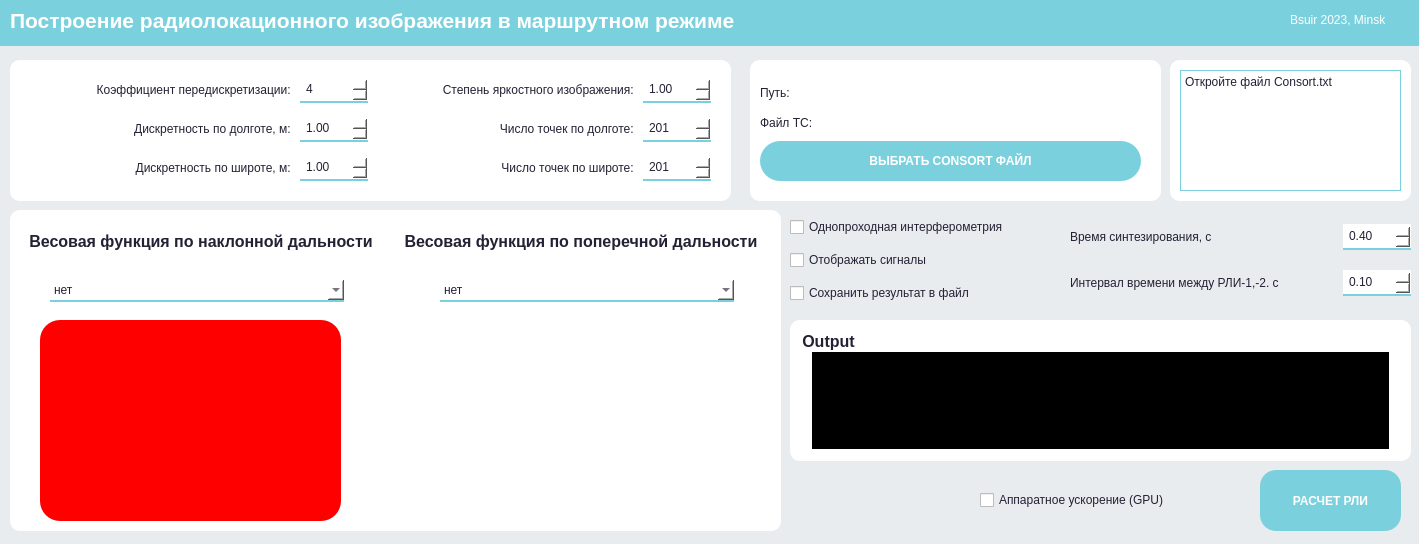
<?xml version="1.0" encoding="UTF-8"?>
<ui version="4.0">
 <class>Widget</class>
 <widget class="QWidget" name="Widget">
  <property name="geometry">
   <rect>
    <x>0</x>
    <y>0</y>
    <width>1419</width>
    <height>544</height>
   </rect>
  </property>
  <property name="minimumSize">
   <size>
    <width>1419</width>
    <height>544</height>
   </size>
  </property>
  <property name="maximumSize">
   <size>
    <width>1419</width>
    <height>544</height>
   </size>
  </property>
  <property name="windowTitle">
   <string>Widget</string>
  </property>
  <property name="styleSheet">
   <string notr="true">#Widget{
background: #e9ecef;
}
*{
color: #232134;
box-sizing: border-box;
}
#Start, #upload{
	background: #7AD1DD;
	border-radius: 20px;
	transition-duration: 1s;
	cursor: pointer;
	color: white;
	font-weight: 700;
}
#Start:hover{
background: #5cb3bf;
}
#upload:hover{
background: #5cb3bf;
}
.QSpinBox, QDoubleSpinBox{
max-width: 60px;
border: none;
border-radius: 20px;
outline: none;
background: white;
border-bottom: 2px solid #7AD1DD;
padding: 4px;
}
.QFrame{
background:white;
border-radius: 10px;


}
.QGroupBox{
border: none;
font-size: 16px;
font-weight: 700;
}
QComboBox{
border: none;
border-radius: 20px;
outline: none;
background: white;
border-bottom: 2px solid #7AD1DD;
padding: 4px;
}
</string>
  </property>
  <widget class="QPushButton" name="Start">
   <property name="geometry">
    <rect>
     <x>1260</x>
     <y>470</y>
     <width>141</width>
     <height>61</height>
    </rect>
   </property>
   <property name="styleSheet">
    <string notr="true">border-radius: 16px;</string>
   </property>
   <property name="text">
    <string>РАСЧЕТ РЛИ</string>
   </property>
  </widget>
  <widget class="QFrame" name="frame_2">
   <property name="geometry">
    <rect>
     <x>-30</x>
     <y>-10</y>
     <width>1471</width>
     <height>56</height>
    </rect>
   </property>
   <property name="maximumSize">
    <size>
     <width>9999999</width>
     <height>16777215</height>
    </size>
   </property>
   <property name="styleSheet">
    <string notr="true">background: #7AD1DD;
color: white;</string>
   </property>
   <property name="frameShape">
    <enum>QFrame::StyledPanel</enum>
   </property>
   <property name="frameShadow">
    <enum>QFrame::Raised</enum>
   </property>
   <widget class="QLabel" name="label_2">
    <property name="geometry">
     <rect>
      <x>40</x>
      <y>10</y>
      <width>1101</width>
      <height>41</height>
     </rect>
    </property>
    <property name="font">
     <font>
      <pointsize>16</pointsize>
      <bold>true</bold>
     </font>
    </property>
    <property name="text">
     <string>Построение радиолокационного изображения в маршрутном режиме</string>
    </property>
   </widget>
   <widget class="QLabel" name="label_3">
    <property name="geometry">
     <rect>
      <x>1320</x>
      <y>20</y>
      <width>121</width>
      <height>20</height>
     </rect>
    </property>
    <property name="text">
     <string>Bsuir 2023, Minsk</string>
    </property>
   </widget>
  </widget>
  <widget class="QWidget" name="verticalLayoutWidget_2">
   <property name="geometry">
    <rect>
     <x>790</x>
     <y>210</y>
     <width>276</width>
     <height>101</height>
    </rect>
   </property>
   <layout class="QVBoxLayout" name="verticalLayout_4">
    <item>
     <widget class="QCheckBox" name="checkBox">
      <property name="text">
       <string>Однопроходная интерферометрия</string>
      </property>
     </widget>
    </item>
    <item>
     <widget class="QCheckBox" name="FlagViewSignal">
      <property name="text">
       <string>Отображать сигналы</string>
      </property>
     </widget>
    </item>
    <item>
     <widget class="QCheckBox" name="FlagWriteRli">
      <property name="text">
       <string>Сохранить результат в файл</string>
      </property>
     </widget>
    </item>
   </layout>
  </widget>
  <widget class="QFrame" name="frame">
   <property name="geometry">
    <rect>
     <x>10</x>
     <y>60</y>
     <width>721</width>
     <height>141</height>
    </rect>
   </property>
   <property name="frameShape">
    <enum>QFrame::StyledPanel</enum>
   </property>
   <property name="frameShadow">
    <enum>QFrame::Raised</enum>
   </property>
   <widget class="QWidget" name="horizontalLayoutWidget_4">
    <property name="geometry">
     <rect>
      <x>20</x>
      <y>10</y>
      <width>681</width>
      <height>120</height>
     </rect>
    </property>
    <layout class="QHBoxLayout" name="horizontalLayout_4">
     <item>
      <layout class="QVBoxLayout" name="verticalLayout_2">
       <item>
        <layout class="QHBoxLayout" name="horizontalLayout_5">
         <item>
          <widget class="QLabel" name="label_4">
           <property name="text">
            <string>Коэффициент передискретизации: </string>
           </property>
           <property name="alignment">
            <set>Qt::AlignRight|Qt::AlignTrailing|Qt::AlignVCenter</set>
           </property>
          </widget>
         </item>
         <item>
          <widget class="QSpinBox" name="Kss">
           <property name="styleSheet">
            <string notr="true"/>
           </property>
           <property name="value">
            <number>4</number>
           </property>
          </widget>
         </item>
        </layout>
       </item>
       <item>
        <layout class="QHBoxLayout" name="horizontalLayout_6">
         <item>
          <widget class="QLabel" name="label_5">
           <property name="text">
            <string>Дискретность по долготе, м: </string>
           </property>
           <property name="alignment">
            <set>Qt::AlignRight|Qt::AlignTrailing|Qt::AlignVCenter</set>
           </property>
          </widget>
         </item>
         <item>
          <widget class="QDoubleSpinBox" name="dxsint">
           <property name="value">
            <double>1.000000000000000</double>
           </property>
          </widget>
         </item>
        </layout>
       </item>
       <item>
        <layout class="QHBoxLayout" name="horizontalLayout_7">
         <item>
          <widget class="QLabel" name="label_6">
           <property name="text">
            <string>Дискретность по широте, м: </string>
           </property>
           <property name="alignment">
            <set>Qt::AlignRight|Qt::AlignTrailing|Qt::AlignVCenter</set>
           </property>
          </widget>
         </item>
         <item>
          <widget class="QDoubleSpinBox" name="dysint">
           <property name="value">
            <double>1.000000000000000</double>
           </property>
          </widget>
         </item>
        </layout>
       </item>
      </layout>
     </item>
     <item>
      <layout class="QVBoxLayout" name="verticalLayout_3">
       <item>
        <layout class="QHBoxLayout" name="horizontalLayout_8">
         <item>
          <widget class="QLabel" name="label_7">
           <property name="text">
            <string>Степень яркостного изображения: </string>
           </property>
           <property name="alignment">
            <set>Qt::AlignRight|Qt::AlignTrailing|Qt::AlignVCenter</set>
           </property>
          </widget>
         </item>
         <item>
          <widget class="QDoubleSpinBox" name="StepBright">
           <property name="value">
            <double>1.000000000000000</double>
           </property>
          </widget>
         </item>
        </layout>
       </item>
       <item>
        <layout class="QHBoxLayout" name="horizontalLayout_9">
         <item>
          <widget class="QLabel" name="label_8">
           <property name="text">
            <string>Число точек по долготе: </string>
           </property>
           <property name="alignment">
            <set>Qt::AlignRight|Qt::AlignTrailing|Qt::AlignVCenter</set>
           </property>
          </widget>
         </item>
         <item>
          <widget class="QSpinBox" name="Nxsint">
           <property name="maximum">
            <number>1000</number>
           </property>
           <property name="value">
            <number>201</number>
           </property>
          </widget>
         </item>
        </layout>
       </item>
       <item>
        <layout class="QHBoxLayout" name="horizontalLayout_10">
         <item>
          <widget class="QLabel" name="label_9">
           <property name="text">
            <string>Число точек по широте: </string>
           </property>
           <property name="alignment">
            <set>Qt::AlignRight|Qt::AlignTrailing|Qt::AlignVCenter</set>
           </property>
          </widget>
         </item>
         <item>
          <widget class="QSpinBox" name="Nysint">
           <property name="maximum">
            <number>1000</number>
           </property>
           <property name="value">
            <number>201</number>
           </property>
          </widget>
         </item>
        </layout>
       </item>
      </layout>
     </item>
    </layout>
   </widget>
  </widget>
  <widget class="QFrame" name="frame_3">
   <property name="geometry">
    <rect>
     <x>750</x>
     <y>60</y>
     <width>411</width>
     <height>141</height>
    </rect>
   </property>
   <property name="frameShape">
    <enum>QFrame::StyledPanel</enum>
   </property>
   <property name="frameShadow">
    <enum>QFrame::Raised</enum>
   </property>
   <widget class="QWidget" name="verticalLayoutWidget">
    <property name="geometry">
     <rect>
      <x>10</x>
      <y>20</y>
      <width>381</width>
      <height>101</height>
     </rect>
    </property>
    <layout class="QVBoxLayout" name="verticalLayout">
     <item>
      <layout class="QHBoxLayout" name="horizontalLayout_2">
       <item>
        <widget class="QLabel" name="label">
         <property name="maximumSize">
          <size>
           <width>70</width>
           <height>16777215</height>
          </size>
         </property>
         <property name="text">
          <string>Путь:</string>
         </property>
        </widget>
       </item>
       <item>
        <widget class="QLabel" name="Path">
         <property name="styleSheet">
          <string notr="true">color: #7b7c88</string>
         </property>
         <property name="text">
          <string/>
         </property>
        </widget>
       </item>
      </layout>
     </item>
     <item>
      <layout class="QHBoxLayout" name="horizontalLayout_3">
       <item>
        <widget class="QLabel" name="file_name_label">
         <property name="maximumSize">
          <size>
           <width>70</width>
           <height>16777215</height>
          </size>
         </property>
         <property name="text">
          <string>Файл ТС:</string>
         </property>
        </widget>
       </item>
       <item>
        <widget class="QLabel" name="File_name">
         <property name="styleSheet">
          <string notr="true">color: #7b7c88</string>
         </property>
         <property name="text">
          <string/>
         </property>
        </widget>
       </item>
      </layout>
     </item>
     <item>
      <widget class="QPushButton" name="upload">
       <property name="styleSheet">
        <string notr="true">height: 40px;
border-radius: 20px</string>
       </property>
       <property name="text">
        <string>ВЫБРАТЬ CONSORT ФАЙЛ</string>
       </property>
      </widget>
     </item>
    </layout>
   </widget>
  </widget>
  <widget class="QFrame" name="frame_4">
   <property name="geometry">
    <rect>
     <x>10</x>
     <y>210</y>
     <width>771</width>
     <height>321</height>
    </rect>
   </property>
   <property name="frameShape">
    <enum>QFrame::StyledPanel</enum>
   </property>
   <property name="frameShadow">
    <enum>QFrame::Raised</enum>
   </property>
   <widget class="QGroupBox" name="TypeWinDn">
    <property name="geometry">
     <rect>
      <x>10</x>
      <y>20</y>
      <width>361</width>
      <height>311</height>
     </rect>
    </property>
    <property name="styleSheet">
     <string notr="true">background: white;
border-radius: 20px;</string>
    </property>
    <property name="title">
     <string>Весовая функция по наклонной дальности</string>
    </property>
    <property name="alignment">
     <set>Qt::AlignCenter</set>
    </property>
    <widget class="QLabel" name="IMAGE1">
     <property name="geometry">
      <rect>
       <x>20</x>
       <y>90</y>
       <width>301</width>
       <height>201</height>
      </rect>
     </property>
     <property name="styleSheet">
      <string notr="true">background: red;</string>
     </property>
     <property name="text">
      <string/>
     </property>
     <property name="pixmap">
      <pixmap>media/img-HUbuKO.png</pixmap>
     </property>
     <property name="scaledContents">
      <bool>true</bool>
     </property>
    </widget>
    <widget class="QComboBox" name="comboBox_Dn">
     <property name="geometry">
      <rect>
       <x>30</x>
       <y>50</y>
       <width>294</width>
       <height>22</height>
      </rect>
     </property>
     <item>
      <property name="text">
       <string>нет</string>
      </property>
     </item>
     <item>
      <property name="text">
       <string>косинус</string>
      </property>
     </item>
     <item>
      <property name="text">
       <string>косинус квадрат</string>
      </property>
     </item>
     <item>
      <property name="text">
       <string>Хемминга</string>
      </property>
     </item>
     <item>
      <property name="text">
       <string>Хеммига (третья степень)</string>
      </property>
     </item>
     <item>
      <property name="text">
       <string>Хеммига (четвертая степень)</string>
      </property>
     </item>
     <item>
      <property name="text">
       <string>Кайзера-Бесселя, alfa=2.7</string>
      </property>
     </item>
     <item>
      <property name="text">
       <string>Кайзера-Бесселя, alfa=3.1</string>
      </property>
     </item>
     <item>
      <property name="text">
       <string>Кайзера-Бесселя, alfa=3.5</string>
      </property>
     </item>
     <item>
      <property name="text">
       <string>Бэкмана-Херриса</string>
      </property>
     </item>
    </widget>
   </widget>
   <widget class="QGroupBox" name="TypeWinDp">
    <property name="geometry">
     <rect>
      <x>390</x>
      <y>20</y>
      <width>361</width>
      <height>311</height>
     </rect>
    </property>
    <property name="styleSheet">
     <string notr="true">background: white;
border-radius: 20px;</string>
    </property>
    <property name="title">
     <string>Весовая функция по поперечной дальности</string>
    </property>
    <property name="alignment">
     <set>Qt::AlignCenter</set>
    </property>
    <widget class="QLabel" name="IMAGE2">
     <property name="geometry">
      <rect>
       <x>30</x>
       <y>100</y>
       <width>301</width>
       <height>181</height>
      </rect>
     </property>
     <property name="styleSheet">
      <string notr="true"/>
     </property>
     <property name="text">
      <string/>
     </property>
     <property name="pixmap">
      <pixmap>media/8.png</pixmap>
     </property>
     <property name="scaledContents">
      <bool>true</bool>
     </property>
    </widget>
    <widget class="QComboBox" name="comboBox_Dp">
     <property name="geometry">
      <rect>
       <x>40</x>
       <y>50</y>
       <width>294</width>
       <height>22</height>
      </rect>
     </property>
     <item>
      <property name="text">
       <string>нет</string>
      </property>
     </item>
     <item>
      <property name="text">
       <string>косинус</string>
      </property>
     </item>
     <item>
      <property name="text">
       <string>косинус квадрат</string>
      </property>
     </item>
     <item>
      <property name="text">
       <string>Хемминга</string>
      </property>
     </item>
     <item>
      <property name="text">
       <string>Хеммига (третья степень)</string>
      </property>
     </item>
     <item>
      <property name="text">
       <string>Хеммига (четвертая степень)</string>
      </property>
     </item>
     <item>
      <property name="text">
       <string>Кайзера-Бесселя, alfa=2.7</string>
      </property>
     </item>
     <item>
      <property name="text">
       <string>Кайзера-Бесселя, alfa=3.1</string>
      </property>
     </item>
     <item>
      <property name="text">
       <string>Кайзера-Бесселя, alfa=3.5</string>
      </property>
     </item>
     <item>
      <property name="text">
       <string>Бэкмана-Херриса</string>
      </property>
     </item>
    </widget>
   </widget>
  </widget>
  <widget class="QFrame" name="frame_5">
   <property name="geometry">
    <rect>
     <x>1170</x>
     <y>60</y>
     <width>241</width>
     <height>141</height>
    </rect>
   </property>
   <property name="frameShape">
    <enum>QFrame::StyledPanel</enum>
   </property>
   <property name="frameShadow">
    <enum>QFrame::Raised</enum>
   </property>
   <widget class="QTextBrowser" name="RowsAndCulCount">
    <property name="geometry">
     <rect>
      <x>10</x>
      <y>10</y>
      <width>221</width>
      <height>121</height>
     </rect>
    </property>
    <property name="styleSheet">
     <string notr="true">border: 1px solid #7AD1DD;</string>
    </property>
    <property name="html">
     <string>&lt;!DOCTYPE HTML PUBLIC &quot;-//W3C//DTD HTML 4.0//EN&quot; &quot;http://www.w3.org/TR/REC-html40/strict.dtd&quot;&gt;
&lt;html&gt;&lt;head&gt;&lt;meta name=&quot;qrichtext&quot; content=&quot;1&quot; /&gt;&lt;meta charset=&quot;utf-8&quot; /&gt;&lt;style type=&quot;text/css&quot;&gt;
p, li { white-space: pre-wrap; }
hr { height: 1px; border-width: 0; }
li.unchecked::marker { content: &quot;\2610&quot;; }
li.checked::marker { content: &quot;\2612&quot;; }
&lt;/style&gt;&lt;/head&gt;&lt;body style=&quot; font-family:'Segoe UI'; font-size:9pt; font-weight:400; font-style:normal;&quot;&gt;
&lt;p style=&quot; margin-top:0px; margin-bottom:0px; margin-left:0px; margin-right:0px; -qt-block-indent:0; text-indent:0px;&quot;&gt;Откройте файл Consort.txt &lt;/p&gt;&lt;/body&gt;&lt;/html&gt;</string>
    </property>
   </widget>
  </widget>
  <widget class="QWidget" name="verticalLayoutWidget_6">
   <property name="geometry">
    <rect>
     <x>1070</x>
     <y>210</y>
     <width>341</width>
     <height>101</height>
    </rect>
   </property>
   <layout class="QVBoxLayout" name="verticalLayout_6">
    <item>
     <layout class="QHBoxLayout" name="horizontalLayout_11">
      <item>
       <widget class="QLabel" name="label_10">
        <property name="text">
         <string>Время синтезирования, c</string>
        </property>
       </widget>
      </item>
      <item>
       <widget class="QDoubleSpinBox" name="Tsint">
        <property name="value">
         <double>0.400000000000000</double>
        </property>
       </widget>
      </item>
     </layout>
    </item>
    <item>
     <layout class="QHBoxLayout" name="horizontalLayout_13">
      <item>
       <widget class="QLabel" name="label_12">
        <property name="text">
         <string>Интервал времени между РЛИ-1,-2. с</string>
        </property>
       </widget>
      </item>
      <item>
       <widget class="QDoubleSpinBox" name="tauRli">
        <property name="value">
         <double>0.100000000000000</double>
        </property>
       </widget>
      </item>
     </layout>
    </item>
   </layout>
  </widget>
  <widget class="QFrame" name="frame_6">
   <property name="geometry">
    <rect>
     <x>790</x>
     <y>320</y>
     <width>621</width>
     <height>141</height>
    </rect>
   </property>
   <property name="frameShape">
    <enum>QFrame::StyledPanel</enum>
   </property>
   <property name="frameShadow">
    <enum>QFrame::Raised</enum>
   </property>
   <widget class="QGroupBox" name="groupBox">
    <property name="geometry">
     <rect>
      <x>10</x>
      <y>10</y>
      <width>591</width>
      <height>121</height>
     </rect>
    </property>
    <property name="title">
     <string>Output</string>
    </property>
    <widget class="QTextBrowser" name="Output">
     <property name="geometry">
      <rect>
       <x>10</x>
       <y>20</y>
       <width>581</width>
       <height>101</height>
      </rect>
     </property>
     <property name="styleSheet">
      <string notr="true">background: black;
color:white;
font: 12pt &quot;SimSun-ExtB&quot;;
border: 2px solid white;
padding:8px;</string>
     </property>
     <property name="html">
      <string>&lt;!DOCTYPE HTML PUBLIC &quot;-//W3C//DTD HTML 4.0//EN&quot; &quot;http://www.w3.org/TR/REC-html40/strict.dtd&quot;&gt;
&lt;html&gt;&lt;head&gt;&lt;meta name=&quot;qrichtext&quot; content=&quot;1&quot; /&gt;&lt;meta charset=&quot;utf-8&quot; /&gt;&lt;style type=&quot;text/css&quot;&gt;
p, li { white-space: pre-wrap; }
hr { height: 1px; border-width: 0; }
li.unchecked::marker { content: &quot;\2610&quot;; }
li.checked::marker { content: &quot;\2612&quot;; }
&lt;/style&gt;&lt;/head&gt;&lt;body style=&quot; font-family:'SimSun-ExtB'; font-size:12pt; font-weight:400; font-style:normal;&quot;&gt;
&lt;p style=&quot;-qt-paragraph-type:empty; margin-top:0px; margin-bottom:0px; margin-left:0px; margin-right:0px; -qt-block-indent:0; text-indent:0px;&quot;&gt;&lt;br /&gt;&lt;/p&gt;&lt;/body&gt;&lt;/html&gt;</string>
     </property>
    </widget>
   </widget>
  </widget>
  <widget class="QCheckBox" name="GPU">
   <property name="geometry">
    <rect>
     <x>980</x>
     <y>490</y>
     <width>269</width>
     <height>20</height>
    </rect>
   </property>
   <property name="text">
    <string>Аппаратное ускорение (GPU)</string>
   </property>
  </widget>
 </widget>
 <resources/>
 <connections/>
</ui>
